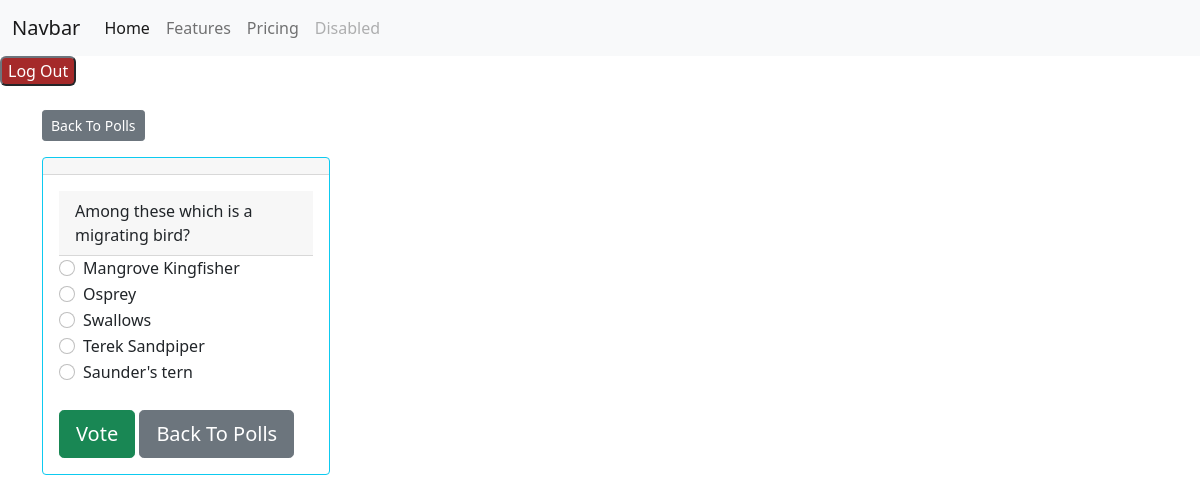
Before: /polls/82/ (signed in) with the older database file.
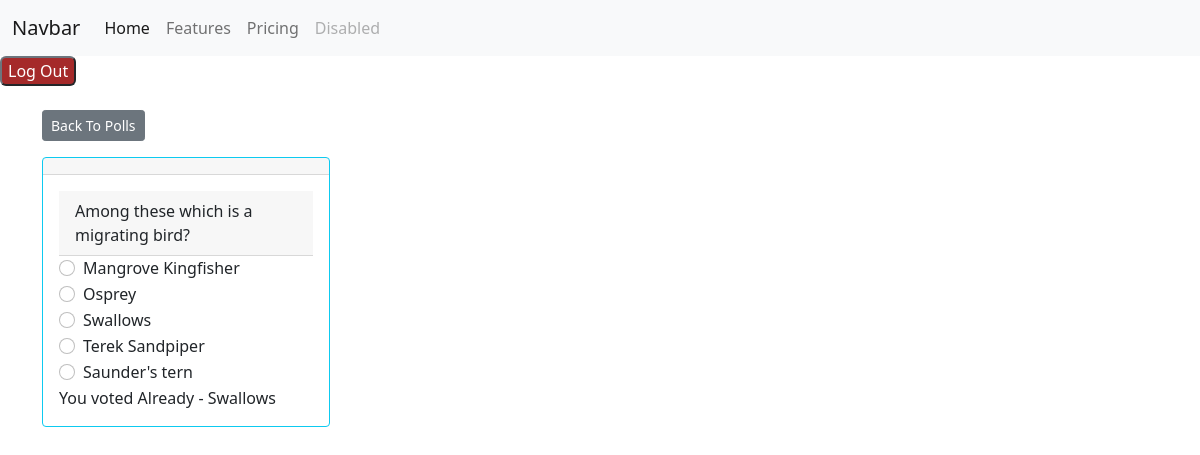
After: the same page with the newer database file.
### polls/models.py (models this page shows, shortened)
class Vote(models.Model):
    choice = models.ForeignKey(Choice,on_delete=models.CASCADE)
    voter = models.ForeignKey(User,on_delete=models.CASCADE)

class Choice(models.Model):
    question = models.ForeignKey(Question, on_delete=models.CASCADE)
    choice_text = models.CharField(max_length=255, null=True, blank=True)
    votes = models.IntegerField(default=0)
    voter = models.ForeignKey(User, on_delete=models.SET_NULL, related_name="votes", null=True, blank=True)
    timestamp = models.DateTimeField(default=timezone.now)
    def __str__(self):
        return str(self.choice_text)

### polls/views.py (the view)
# urls.py: path("<int:pk>/", views.DetailView.as_view(), name="detail"),
class DetailView(LoginRequiredMixin,generic.DetailView):
    login_url = "users:login"
    redirect_field_name = "redirect_to"
    model = Question
    template_name = "polls/detail.html"
    def get_context_data(self, **kwargs):
        context = super().get_context_data(**kwargs)
        context['voted'] = Vote.objects.filter(choice__question=self.object,  voter=self.request.user).first()
        return context
    def get_queryset(self):
        return Question.objects.filter(pub_date__lte=timezone.now())

### polls/templates/polls/detail.html (shortened to what this page needs)
{% extends 'base.html' %}
    {% block content %}
    <a class="btn btn-secondary btn-sm mb-3 mt-4" href="{% url 'polls:index' %}">Back To Polls</a>
    <div class="card border-info mb-3" style="max-width: 18rem;">
        <div class="card-header">{{ question.question }}</div>
        <div class="card-body">
            <form action="{% url 'polls:vote' question.id %}" method="post">
                <div class="card-header">{{ question.question_text }}</div>
                {% for choice in question.choice_set.all %}
                <div class="form-check">
                    <input type="radio" name="choice" class="form-check-input" id="choice{{ forloop.counter }}"
                        value="{{ choice.id }}" />
                    <label for="choice{{ forloop.counter }}">{{ choice.choice_text }}</label>
                </div>
                {% endfor %}
                {%if voted %}
                You voted Already -  {{voted.choice}}
                {%else%}
               <input type="submit" value="Vote" class="btn btn-success btn-lg btn-block mt-4" />
               <a class="btn btn-secondary btn-block btn-lg mt-4" href="{% url 'polls:index' %}">Back To Polls</a>
                {%endif%}
            </form>
        </div>
{% endblock %}

Changed rows visible on the page:
added Vote: choice "Swallows"
Other visible differences:
form field value: "Vote" → (not shown)
text no longer shown: "Back To Polls"
text now shown: "You voted Already -"
